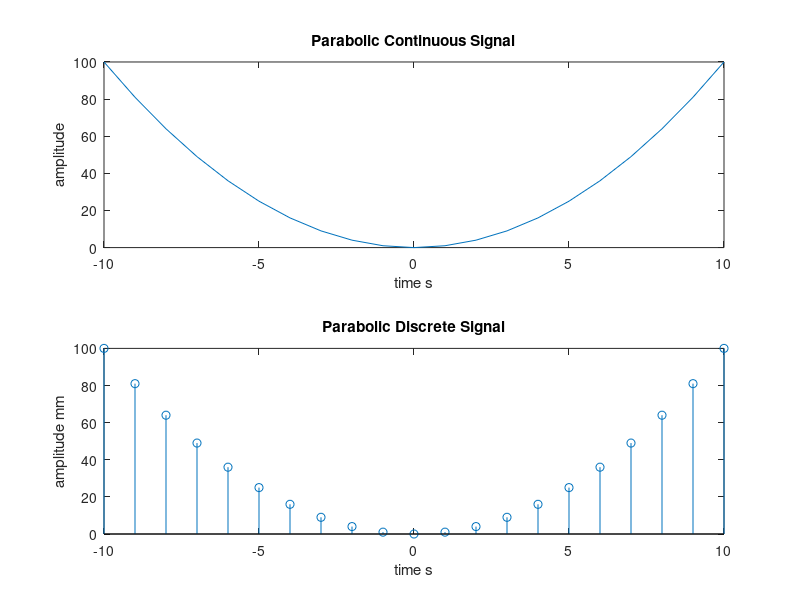

The MATLAB source for this figure:
clc;
clear;
close all;

% Parabolic Signal
time = -10:10;
parabolicSignal = time.^2;

subplot(2, 1, 1)
plot(time, parabolicSignal);
xlabel('time s');
ylabel('amplitude');
title('Parabolic Continuous Signal');

subplot(2, 1, 2)
stem(time, parabolicSignal);
xlabel('time s');
ylabel('amplitude mm');
title('Parabolic Discrete Signal')
